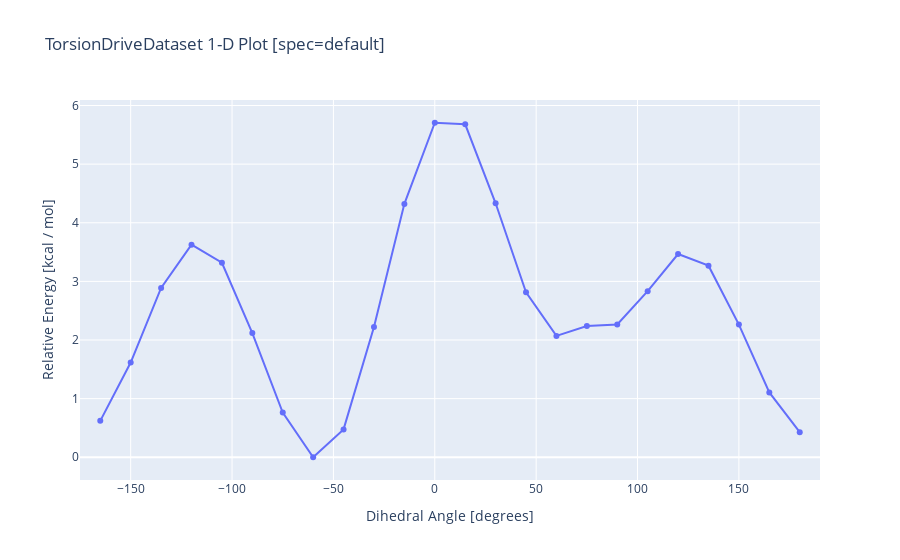

Notebook code cell kept with this figure:
### Code cell
ds.visualize(record_name.upper(), 'default')

### Figure 1 — Plotly figure (JSON) as saved in the notebook; plotly's stock layout.template omitted (floating-point values rounded to 4 significant figures)
{"data": [{"mode": "lines+markers", "name": "[CH3:1][CH2:2][CH2:3][NH+:4]1CCCC1", "type": "scatter", "x": [-165, -150, -135, -120, -105, -90, -75, -60, -45, -30, -15, 0, 15, 30, 45, 60, 75, 90, 105, 120, 135, 150, 165, 180], "y": [0.621, 1.616, 2.889, 3.626, 3.318, 2.118, 0.763, 0, 0.475, 2.22, 4.322, 5.706, 5.679, 4.332, 2.813, 2.07, 2.239, 2.264, 2.833, 3.467, 3.268, 2.263, 1.106, 0.427]}], "layout": {"autosize": true, "title": {"text": "TorsionDriveDataset 1-D Plot [spec=default]"}, "xaxis": {"range": [-175, 190], "title": {"text": "Dihedral Angle [degrees]"}, "type": "linear", "zeroline": false}, "yaxis": {"autorange": true, "range": [-0.4709, 6.177], "title": {"text": "Relative Energy [kcal / mol]"}, "type": "linear", "zeroline": true}}}
